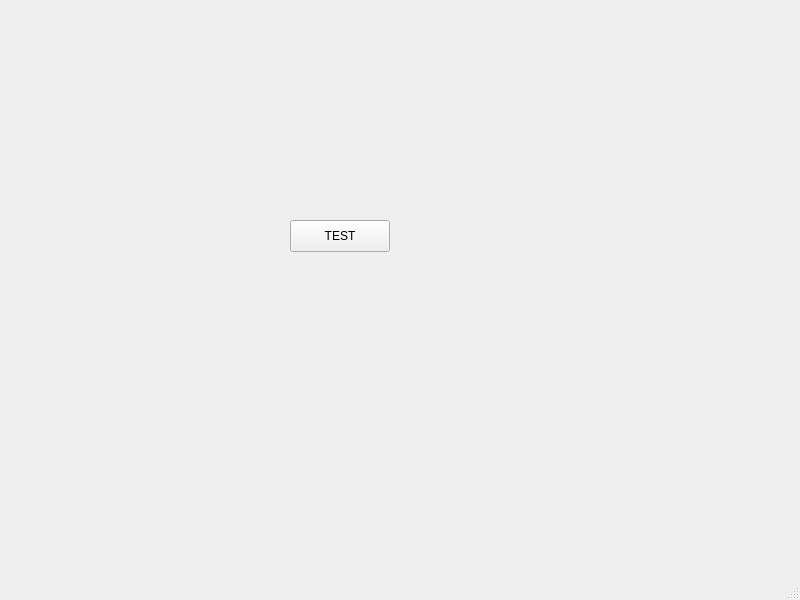
<?xml version="1.0" encoding="UTF-8"?>
<ui version="4.0">
 <class>MainWindow</class>
 <widget class="QMainWindow" name="MainWindow">
  <property name="geometry">
   <rect>
    <x>0</x>
    <y>0</y>
    <width>800</width>
    <height>600</height>
   </rect>
  </property>
  <property name="windowTitle">
   <string>EasyGit</string>
  </property>
  <widget class="QWidget" name="centralwidget">
   <widget class="QPushButton" name="pushButton">
    <property name="geometry">
     <rect>
      <x>290</x>
      <y>220</y>
      <width>100</width>
      <height>32</height>
     </rect>
    </property>
    <property name="text">
     <string>TEST</string>
    </property>
   </widget>
  </widget>
  <widget class="QMenuBar" name="menubar">
   <property name="geometry">
    <rect>
     <x>0</x>
     <y>0</y>
     <width>800</width>
     <height>24</height>
    </rect>
   </property>
  </widget>
  <widget class="QStatusBar" name="statusbar"/>
 </widget>
 <resources/>
 <connections/>
</ui>
